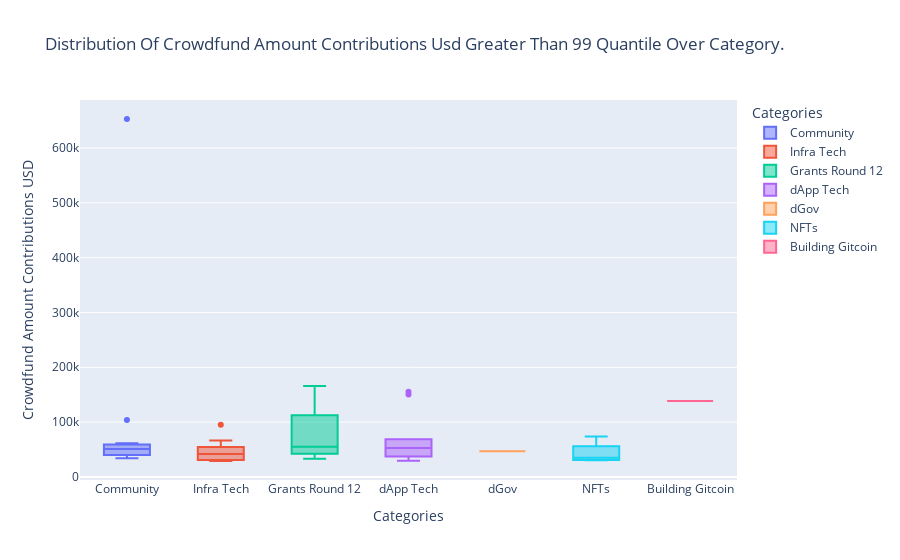

The code cell stored with this chart in its notebook:
### Code cell
px.box(data_frame=df1, x = "category", y = "crowdfund_amount_contributions_usd(int)",
       color="category",
       #boxmode="overlay",
       title="Distribution of Crowdfund Amount Contributions USD greater than 99 Quantile Over Category.".title(),
       labels={"crowdfund_amount_contributions_usd(int)": "Crowdfund Amount Contributions USD",
                         "category": "Categories"})

### Figure 1 — Plotly figure (JSON) as saved in the notebook; plotly's stock layout.template omitted (floating-point values rounded to 4 significant figures)
{"data": [{"alignmentgroup": "True", "hovertemplate": "Categories=%{x}<br>Crowdfund Amount Contributions USD=%{y}<extra></extra>", "legendgroup": "Community", "marker": {"color": "#636efa"}, "name": "Community", "notched": false, "offsetgroup": "Community", "orientation": "v", "showlegend": true, "type": "box", "x": ["Community", "Community", "Community", "Community", "Community", "Community", "Community", "Community", "Community", "Community", "Community", "Community", "Community"], "x0": " ", "xaxis": "x", "y": [103800.0, 58720.0, 40100.0, 50780.0, 47780.0, 52870.0, 53820.0, 34230.0, 61250.0, 35410.0, 652900.0, 40640.0, 39530.0], "y0": " ", "yaxis": "y"}, {"alignmentgroup": "True", "hovertemplate": "Categories=%{x}<br>Crowdfund Amount Contributions USD=%{y}<extra></extra>", "legendgroup": "Infra Tech", "marker": {"color": "#EF553B"}, "name": "Infra Tech", "notched": false, "offsetgroup": "Infra Tech", "orientation": "v", "showlegend": true, "type": "box", "x": ["Infra Tech", "Infra Tech", "Infra Tech", "Infra Tech", "Infra Tech", "Infra Tech", "Infra Tech", "Infra Tech", "Infra Tech", "Infra Tech", "Infra Tech", "Infra Tech", "Infra Tech", "Infra Tech", "Infra Tech"], "x0": " ", "xaxis": "x", "y": [95280.0, 55340.0, 66300.0, 29070.0, 30900.0, 30590.0, 30730.0, 64000.0, 29220.0, 52110.0, 44620.0, 43020.0, 41930.0, 34870.0, 31690.0], "y0": " ", "yaxis": "y"}, {"alignmentgroup": "True", "hovertemplate": "Categories=%{x}<br>Crowdfund Amount Contributions USD=%{y}<extra></extra>", "legendgroup": "Grants Round 12", "marker": {"color": "#00cc96"}, "name": "Grants Round 12", "notched": false, "offsetgroup": "Grants Round 12", "orientation": "v", "showlegend": true, "type": "box", "x": ["Grants Round 12", "Grants Round 12", "Grants Round 12", "Grants Round 12"], "x0": " ", "xaxis": "x", "y": [59140.0, 33100.0, 166100.0, 51290.0], "y0": " ", "yaxis": "y"}, {"alignmentgroup": "True", "hovertemplate": "Categories=%{x}<br>Crowdfund Amount Contributions USD=%{y}<extra></extra>", "legendgroup": "dApp Tech", "marker": {"color": "#ab63fa"}, "name": "dApp Tech", "notched": false, "offsetgroup": "dApp Tech", "orientation": "v", "showlegend": true, "type": "box", "x": ["dApp Tech", "dApp Tech", "dApp Tech", "dApp Tech", "dApp Tech", "dApp Tech", "dApp Tech", "dApp Tech", "dApp Tech", "dApp Tech"], "x0": " ", "xaxis": "x", "y": [51950.0, 37320.0, 29710.0, 53760.0, 46230.0, 155600.0, 63690.0, 32280.0, 68730.0, 150400.0], "y0": " ", "yaxis": "y"}, {"alignmentgroup": "True", "hovertemplate": "Categories=%{x}<br>Crowdfund Amount Contributions USD=%{y}<extra></extra>", "legendgroup": "dGov", "marker": {"color": "#FFA15A"}, "name": "dGov", "notched": false, "offsetgroup": "dGov", "orientation": "v", "showlegend": true, "type": "box", "x": ["dGov"], "x0": " ", "xaxis": "x", "y": [46750.0], "y0": " ", "yaxis": "y"}, {"alignmentgroup": "True", "hovertemplate": "Categories=%{x}<br>Crowdfund Amount Contributions USD=%{y}<extra></extra>", "legendgroup": "NFTs", "marker": {"color": "#19d3f3"}, "name": "NFTs", "notched": false, "offsetgroup": "NFTs", "orientation": "v", "showlegend": true, "type": "box", "x": ["NFTs", "NFTs", "NFTs", "NFTs"], "x0": " ", "xaxis": "x", "y": [31800.0, 73820.0, 30240.0, 38080.0], "y0": " ", "yaxis": "y"}, {"alignmentgroup": "True", "hovertemplate": "Categories=%{x}<br>Crowdfund Amount Contributions USD=%{y}<extra></extra>", "legendgroup": "Building Gitcoin", "marker": {"color": "#FF6692"}, "name": "Building Gitcoin", "notched": false, "offsetgroup": "Building Gitcoin", "orientation": "v", "showlegend": true, "type": "box", "x": ["Building Gitcoin"], "x0": " ", "xaxis": "x", "y": [138600.0], "y0": " ", "yaxis": "y"}], "layout": {"boxmode": "overlay", "legend": {"title": {"text": "Categories"}, "tracegroupgap": 0}, "title": {"text": "Distribution Of Crowdfund Amount Contributions Usd Greater Than 99 Quantile Over Category."}, "xaxis": {"anchor": "y", "categoryarray": ["Community", "Infra Tech", "Grants Round 12", "dApp Tech", "dGov", "NFTs", "Building Gitcoin"], "categoryorder": "array", "domain": [0, 1], "title": {"text": "Categories"}}, "yaxis": {"anchor": "x", "domain": [0, 1], "title": {"text": "Crowdfund Amount Contributions USD"}}}}
